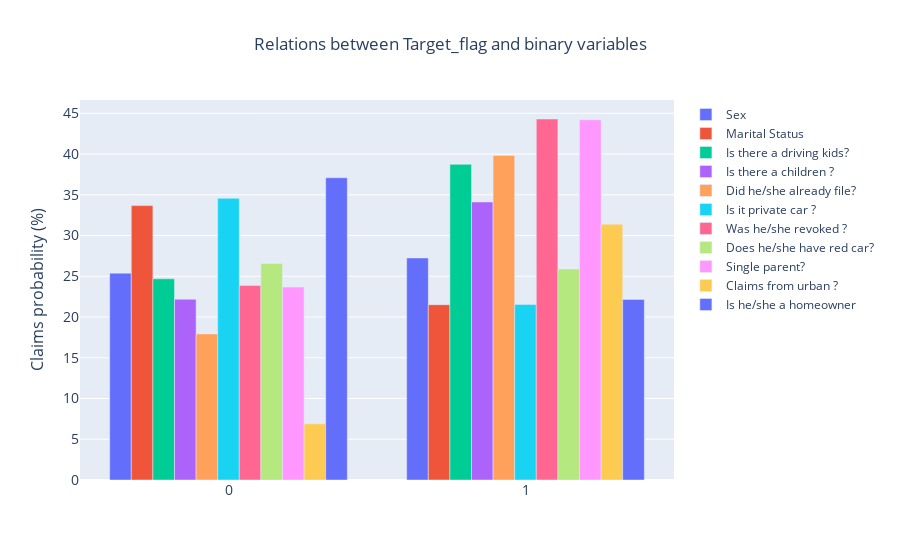

Here is the notebook cell this chart was saved with:
### Code cell
fig = go.Figure(data=[
    go.Bar(name='Sex',x=viz[0].index, y=viz[0]),
    go.Bar(name='Marital Status',x=viz[1].index, y=viz[1]),
    go.Bar(name='Is there a driving kids?',x=viz[2].index, y=viz[2]),
    go.Bar(name='Is there a children ? ',x=viz[3].index, y=viz[3]),
    go.Bar(name='Did he/she already file? ',x=viz[4].index, y=viz[4]),
    go.Bar(name='Is it private car ? ',x=viz[5].index, y=viz[5]),
    go.Bar(name='Was he/she revoked ?  ',x=viz[6].index, y=viz[6]),
    go.Bar(name='Does he/she have red car?   ',x=viz[7].index, y=viz[7]),
    go.Bar(name='Single parent?',x=viz[8].index, y=viz[8]),
    go.Bar(name='Claims from urban ? ',x=viz[9].index, y=viz[9]),
    go.Bar(name='Is he/she a homeowner ',x=viz[10].index, y=viz[10]),
])
fig.update_layout(
    title='Relations between Target_flag and binary variables',
    xaxis_tickfont_size=14,
    yaxis=dict(
        title='Claims probability (%)',
        titlefont_size=16,
        tickfont_size=14,
    ),title_x=0.5)
fig.show()

### Figure 1 — Plotly figure (JSON) as saved in the notebook; plotly's stock layout.template omitted (floating-point values rounded to 4 significant figures)
{"data": [{"name": "Sex", "type": "bar", "x": [0, 1], "y": [25.38, 27.25]}, {"name": "Marital Status", "type": "bar", "x": [0, 1], "y": [33.67, 21.52]}, {"name": "Is there a driving kids?", "type": "bar", "x": [0, 1], "y": [24.69, 38.74]}, {"name": "Is there a children ? ", "type": "bar", "x": [0, 1], "y": [22.18, 34.12]}, {"name": "Did he/she already file? ", "type": "bar", "x": [0, 1], "y": [17.93, 39.82]}, {"name": "Is it private car ? ", "type": "bar", "x": [0, 1], "y": [34.57, 21.55]}, {"name": "Was he/she revoked ?  ", "type": "bar", "x": [0, 1], "y": [23.88, 44.3]}, {"name": "Does he/she have red car?   ", "type": "bar", "x": [0, 1], "y": [26.58, 25.9]}, {"name": "Single parent?", "type": "bar", "x": [0, 1], "y": [23.67, 44.2]}, {"name": "Claims from urban ? ", "type": "bar", "x": [0, 1], "y": [6.89, 31.39]}, {"name": "Is he/she a homeowner ", "type": "bar", "x": [0, 1], "y": [37.09, 22.16]}], "layout": {"title": {"text": "Relations between Target_flag and binary variables", "x": 0.5}, "xaxis": {"tickfont": {"size": 14}}, "yaxis": {"tickfont": {"size": 14}, "title": {"font": {"size": 16}, "text": "Claims probability (%)"}}}}
